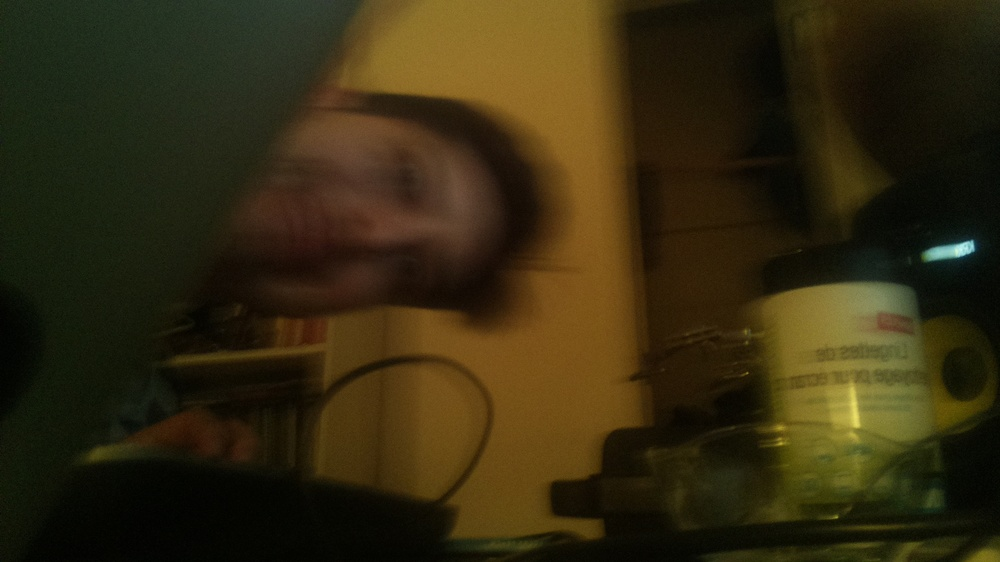
//> input picture iot/testpython.jpg, 1000 x 562 px, shrunk from 1920 x 1080 before the run
$ ./app ../iot/testpython.jpg   (built with g++ and OpenCV 4)
//> lines starting //> are read from the running program, lines starting //| are printed output that depends on the picture
#include "opencv2/objdetect/objdetect.hpp"
#include "opencv2/highgui/highgui.hpp"
#include "opencv2/imgproc/imgproc.hpp"

#include <iostream>
#include <fstream>
#include <stdio.h>

using namespace std;
using namespace cv;

/** Function Headers */
void detectAndDisplay( Mat frame );

/** Global variables */
String face_cascade_name = "haarcascade_frontalface_alt.xml";
String eyes_cascade_name = "haarcascade_eye_tree_eyeglasses.xml";
CascadeClassifier face_cascade;
CascadeClassifier eyes_cascade;

RNG rng(12345);

/** @function main */
int main( int argc, const char** argv )
{
	// Print parameters.
	ofstream logFile("/usr/src/ipengine/log.txt", ios::app);
	logFile << "OpenCV application run\n";
	for(int count = 1; count < argc; count++) {
		logFile << " argv[ " << count  << "]  " << argv[count] << "\n";
	}
	logFile.close();

	const char* imageName = argv[1];

	Mat frame = imread(imageName, 1);
//> frame is the input picture: 562 rows x 1000 cols, CV_8UC3; mean B, G, R 16.3, 42.1, 51.4

	//-- 1. Load the cascades
	if( !face_cascade.load( face_cascade_name ) ){ printf("--(!)Error loading\n"); return -1; };
	if( !eyes_cascade.load( eyes_cascade_name ) ){ printf("--(!)Error loading\n"); return -1; };

	//-- 2. Apply the classifier to the frame
	if( !frame.empty() )
	{ detectAndDisplay( frame ); }
	else
	{ printf(" --(!) No image supplied -- Break!"); return -1; }


	return 0;
}

/** @function detectAndDisplay */
void detectAndDisplay( Mat frame )
{
	std::vector<Rect> faces;
	Mat frame_gray;

	cvtColor( frame, frame_gray, CV_BGR2GRAY );
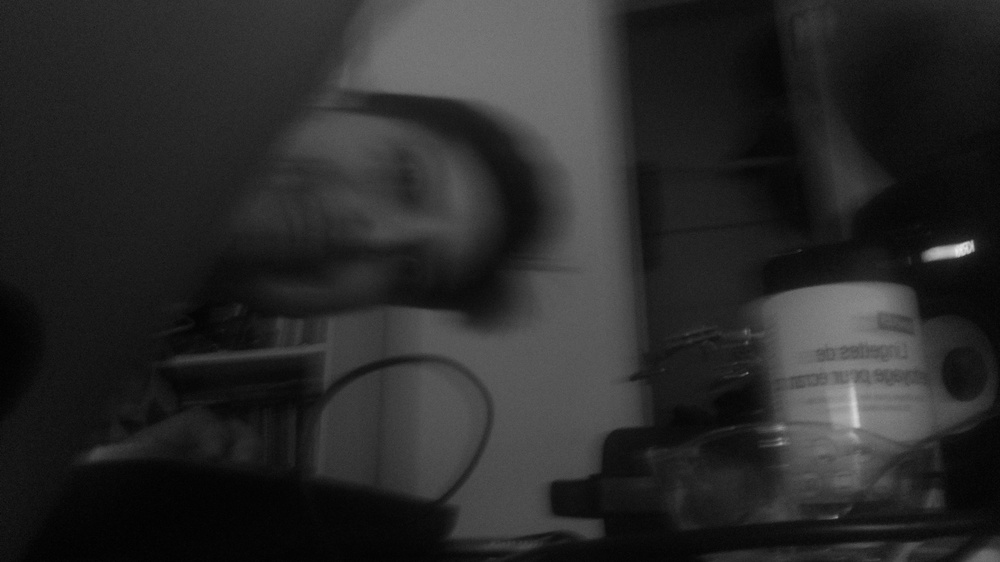
//> frame_gray: 562 rows x 1000 cols, CV_8UC1; min 0, max 234, mean 42
	equalizeHist( frame_gray, frame_gray );
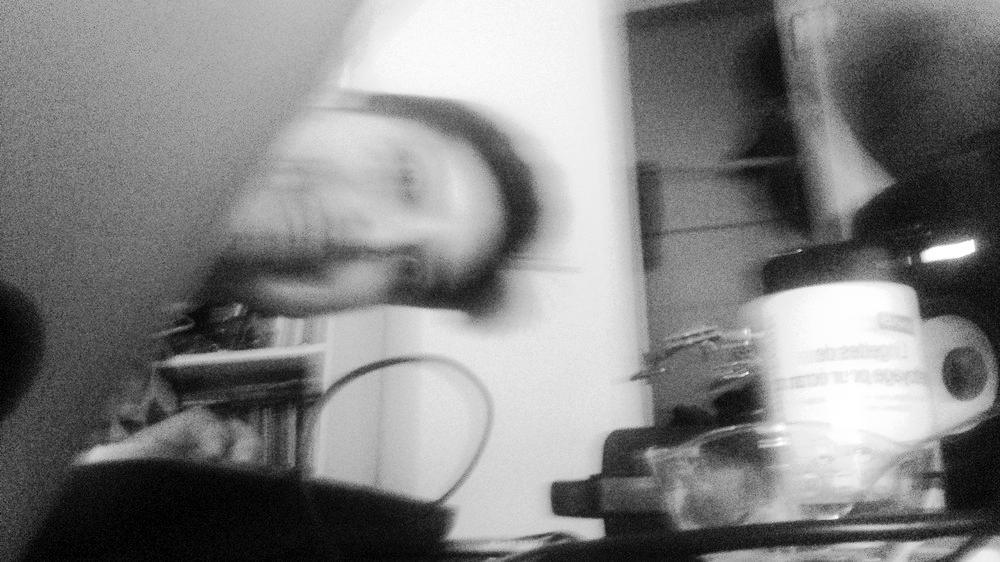
//> frame_gray: 562 rows x 1000 cols, CV_8UC1; min 0, max 255, mean 129.2

	//-- Detect faces
	face_cascade.detectMultiScale( frame_gray, faces, 1.1, 2, 0|CV_HAAR_SCALE_IMAGE, Size(30, 30) );
//> faces = empty

	for( size_t i = 0; i < faces.size(); i++ )
	{
		Point center( faces[i].x + faces[i].width*0.5, faces[i].y + faces[i].height*0.5 );
		ellipse( frame, center, Size( faces[i].width*0.5, faces[i].height*0.5), 0, 0, 360, Scalar( 255, 0, 255 ), 4, 8, 0 );

		Mat faceROI = frame_gray( faces[i] );
		std::vector<Rect> eyes;

		//-- In each face, detect eyes
		eyes_cascade.detectMultiScale( faceROI, eyes, 1.1, 2, 0 |CV_HAAR_SCALE_IMAGE, Size(30, 30) );

		for( size_t j = 0; j < eyes.size(); j++ )
		{
			Point center( faces[i].x + eyes[j].x + eyes[j].width*0.5, faces[i].y + eyes[j].y + eyes[j].height*0.5 );
			int radius = cvRound( (eyes[j].width + eyes[j].height)*0.25 );
			circle( frame, center, radius, Scalar( 255, 0, 0 ), 4, 8, 0 );
		}
	}
//> this loop made 0 passes

	// TODO return the image
	imwrite("./images/image.png", frame);
}
